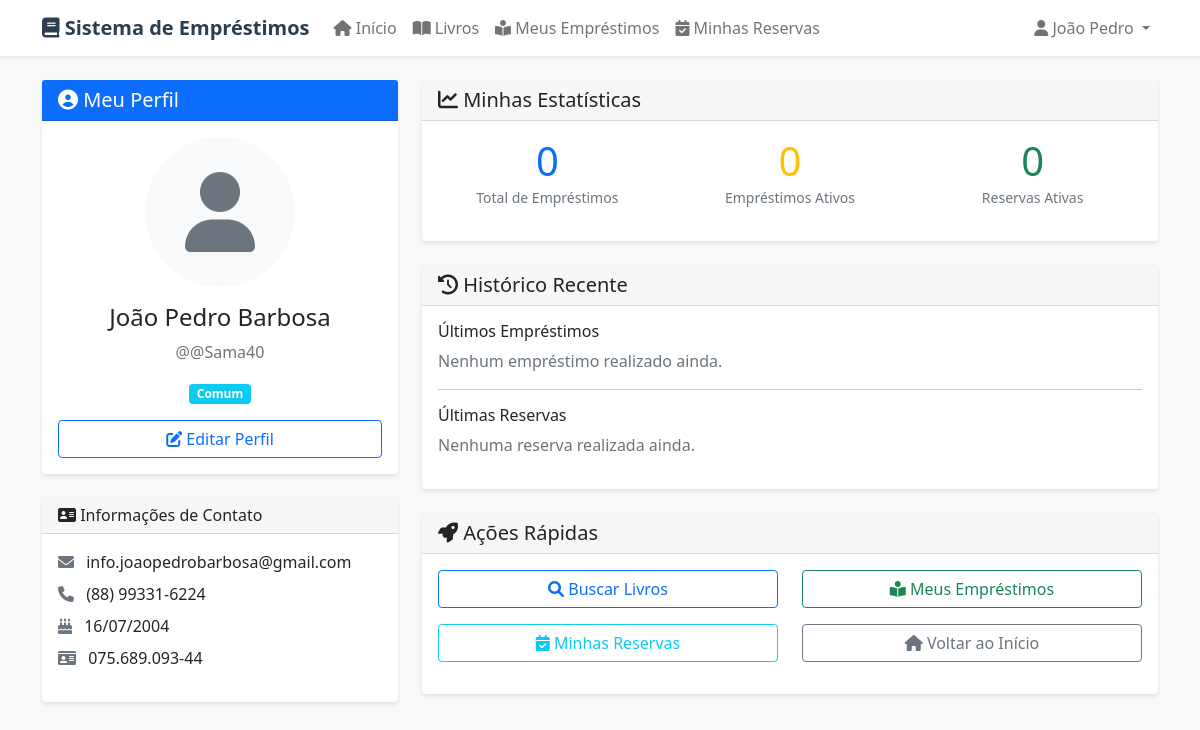
/usuarios/perfil/ (signed in), run on the app's committed database.
### usuarios/models.py (models this page shows, shortened)
class PerfilUsuario(models.Model):
    TIPO_USUARIO_CHOICES = [
        ('comum', 'Comum'),
        ('funcionario', 'Funcionário'),
        ('admin', 'Administrador'),
    ]
    user = models.OneToOneField(User, on_delete=models.CASCADE, related_name='perfil')
    telefone = models.CharField(max_length=20, blank=True, null=True)
    data_nascimento = models.DateField(blank=True, null=True)
    endereco = models.TextField(blank=True, null=True)
    cpf = models.CharField(max_length=14, blank=True, null=True, unique=True)
    foto = models.ImageField(upload_to='usuarios/fotos/', blank=True, null=True)
    tipo_usuario = models.CharField(max_length=20, choices=TIPO_USUARIO_CHOICES, default='comum')
    data_criacao = models.DateTimeField(auto_now_add=True)
    data_atualizacao = models.DateTimeField(auto_now=True)
    class Meta:
        verbose_name = 'Perfil de Usuário'
        verbose_name_plural = 'Perfis de Usuários'
        ordering = ['user__first_name']
    def get_tipo_display(self):
        return dict(self.TIPO_USUARIO_CHOICES).get(self.tipo_usuario, self.tipo_usuario)

### usuarios/views.py (the view)
# urls.py: path('perfil/', views.perfil, name='perfil'),
@login_required
def perfil(request):
    user = request.user
    from biblioteca.models import Emprestimo, Reserva
    emprestimos_ativos = Emprestimo.objects.filter(
        usuario=user,
        status__in=['ativo', 'renovado', 'atrasado']
    ).count()
    total_emprestimos = Emprestimo.objects.filter(usuario=user).count()
    reservas_ativas = Reserva.objects.filter(usuario=user, status='ativa').count()
    try:
        perfil_usuario = user.perfil
    except:
        from .models import PerfilUsuario
        perfil_usuario, created = PerfilUsuario.objects.get_or_create(user=user)
    context = {
        'user': user,
        'perfil_usuario': perfil_usuario,
        'emprestimos_ativos': emprestimos_ativos,
        'total_emprestimos': total_emprestimos,
        'reservas_ativas': reservas_ativas,
    }
    return render(request, 'usuarios/perfil.html', context)

### templates/usuarios/perfil.html (shortened to what this page needs)
{% extends 'base.html' %}
{% block content %}
<div class="row">
    <div class="col-lg-4">
        <div class="card mb-4">
            <div class="card-header bg-primary text-white">
                <h5 class="mb-0"><i class="fas fa-user-circle"></i> Meu Perfil</h5>
            </div>
            <div class="card-body text-center">
                {% if perfil_usuario.foto %}
                <img src="{{ perfil_usuario.foto.url }}" alt="Foto de perfil" class="rounded-circle mb-3" width="150" height="150">
                {% else %}
                <div class="rounded-circle bg-light d-flex align-items-center justify-content-center mx-auto mb-3" style="width: 150px; height: 150px;">
                    <i class="fas fa-user fa-5x text-secondary"></i>
                </div>
                {% endif %}
                <h4>{{ user.get_full_name|default:user.username }}</h4>
                <p class="text-muted">@{{ user.username }}</p>
                <div class="mb-3">
                    <span class="badge bg-info">{{ perfil_usuario.get_tipo_display }}</span>
                </div>
                <div class="d-grid gap-2">
                    <a href="{% url 'usuarios:editar_perfil' %}" class="btn btn-outline-primary">
                        <i class="fas fa-edit"></i> Editar Perfil
                    </a>
                </div>
            </div>
        </div>
        <div class="card">
            <div class="card-header">
                <h6 class="mb-0"><i class="fas fa-address-card"></i> Informações de Contato</h6>
            </div>
            <div class="card-body">
                <ul class="list-unstyled">
                    <li class="mb-2">
                        <i class="fas fa-envelope me-2 text-muted"></i>
                        {{ user.email|default:"Não informado" }}
                    </li>
                    <li class="mb-2">
                        <i class="fas fa-phone me-2 text-muted"></i>
                        {{ perfil_usuario.telefone|default:"Não informado" }}
                    </li>
                    <li class="mb-2">
                        <i class="fas fa-birthday-cake me-2 text-muted"></i>
                        {{ perfil_usuario.data_nascimento|date:"d/m/Y"|default:"Não informado" }}
                    </li>
                    <li class="mb-2">
                        <i class="fas fa-id-card me-2 text-muted"></i>
                        {{ perfil_usuario.cpf|default:"Não informado" }}
                    </li>
                </ul>
            </div>
        </div>
    </div>
    <div class="col-lg-8">
        <div class="card mb-4">
            <div class="card-header">
                <h5 class="mb-0"><i class="fas fa-chart-line"></i> Minhas Estatísticas</h5>
            </div>
            <div class="card-body">
                <div class="row text-center">
                    <div class="col-md-4 mb-3">
                        <div class="display-6 text-primary">{{ total_emprestimos }}</div>
                        <small class="text-muted">Total de Empréstimos</small>
                    </div>
                    <div class="col-md-4 mb-3">
                        <div class="display-6 text-warning">{{ emprestimos_ativos }}</div>
                        <small class="text-muted">Empréstimos Ativos</small>
                    </div>
                    <div class="col-md-4 mb-3">
                        <div class="display-6 text-success">{{ reservas_ativas }}</div>
                        <small class="text-muted">Reservas Ativas</small>
                    </div>
                </div>
            </div>
        </div>
        <div class="card mb-4">
            <div class="card-header">
                <h5 class="mb-0"><i class="fas fa-history"></i> Histórico Recente</h5>
            </div>
            <div class="card-body">
                <h6>Últimos Empréstimos</h6>
                {% with ultimos_emprestimos=user.emprestimos.all|slice:":5" %}
                    {% if ultimos_emprestimos %}
                    <div class="list-group">
                        {% for emprestimo in ultimos_emprestimos %}
                        <div class="list-group-item">
                            <div class="d-flex justify-content-between align-items-center">
                                <div>
                                    <strong>{{ emprestimo.livro.titulo|truncatechars:40 }}</strong>
                                    <br>
                                    <small class="text-muted">
                                        Emprestado em: {{ emprestimo.data_emprestimo|date:"d/m/Y" }}
                                        | Status:
                                        <span class="badge bg-{% if emprestimo.status == 'ativo' %}success{% elif emprestimo.status == 'devolvido' %}secondary{% elif emprestimo.status == 'atrasado' %}danger{% else %}warning{% endif %}">
                                            {{ emprestimo.get_status_display }}
                                        </span>
                                    </small>
                                </div>
                                <a href="{% url 'biblioteca:detalhes_livro' emprestimo.livro.id %}" class="btn btn-sm btn-outline-primary">
                                    <i class="fas fa-eye"></i>
                                </a>
                            </div>
                        </div>
                        {% endfor %}
                    </div>
                    {% else %}
                    <p class="text-muted">Nenhum empréstimo realizado ainda.</p>
                    {% endif %}
                {% endwith %}
                <hr>
                <h6>Últimas Reservas</h6>
                {% with ultimas_reservas=user.reservas.all|slice:":5" %}
                    {% if ultimas_reservas %}
                    <div class="list-group">
                        {% for reserva in ultimas_reservas %}
                        <div class="list-group-item">
                            <div class="d-flex justify-content-between align-items-center">
                                <div>
                                    <strong>{{ reserva.livro.titulo|truncatechars:40 }}</strong>
                                    <br>
                                    <small class="text-muted">
                                        Reservado em: {{ reserva.data_reserva|date:"d/m/Y" }}
                                        | Expira em: {{ reserva.data_expiracao|date:"d/m/Y" }}
                                        | Status:
                                        <span class="badge bg-{% if reserva.status == 'ativa' %}primary{% elif reserva.status == 'concluida' %}success{% else %}secondary{% endif %}">
                                            {{ reserva.get_status_display }}
                                        </span>
                                    </small>
                                </div>
                                <a href="{% url 'biblioteca:detalhes_livro' reserva.livro.id %}" class="btn btn-sm btn-outline-primary">
                                    <i class="fas fa-eye"></i>
                                </a>
                            </div>
                        </div>
                        {% endfor %}
                    </div>
                    {% else %}
                    <p class="text-muted">Nenhuma reserva realizada ainda.</p>
                    {% endif %}
                {% endwith %}
            </div>
        </div>
        <div class="card">
            <div class="card-header">
                <h5 class="mb-0"><i class="fas fa-rocket"></i> Ações Rápidas</h5>
            </div>
            <div class="card-body">
                <div class="row">
                    <div class="col-md-6 mb-3">
                        <div class="d-grid">
                            <a href="{% url 'biblioteca:listar_livros' %}" class="btn btn-outline-primary">
                                <i class="fas fa-search"></i> Buscar Livros
                            </a>
                        </div>
                    </div>
                    <div class="col-md-6 mb-3">
                        <div class="d-grid">
                            <a href="{% url 'biblioteca:meus_emprestimos' %}" class="btn btn-outline-success">
                                <i class="fas fa-book-reader"></i> Meus Empréstimos
                            </a>
                        </div>
                    </div>
                    <div class="col-md-6 mb-3">
                        <div class="d-grid">
                            <a href="{% url 'biblioteca:minhas_reservas' %}" class="btn btn-outline-info">
                                <i class="fas fa-calendar-check"></i> Minhas Reservas
                            </a>
                        </div>
                    </div>
                    <div class="col-md-6 mb-3">
                        <div class="d-grid">
                            <a href="{% url 'biblioteca:home' %}" class="btn btn-outline-secondary">
                                <i class="fas fa-home"></i> Voltar ao Início
                            </a>
                        </div>
                    </div>
                </div>
            </div>
        </div>
    </div>
</div>
{% endblock %}

### templates/base.html (shortened to what this page needs)
<!DOCTYPE html>
<html lang="pt-br">
<head>
    <link href="https://cdn.jsdelivr.net/npm/bootstrap@5.1.3/dist/css/bootstrap.min.css" rel="stylesheet">
    <link rel="stylesheet" href="https://cdnjs.cloudflare.com/ajax/libs/font-awesome/6.0.0/css/all.min.css">
</head>
<body>
    <nav class="navbar navbar-expand-lg navbar-light bg-white fixed-top shadow-sm">
        <div class="container">
            <a class="navbar-brand" href="{% url 'biblioteca:home' %}">
                <i class="fas fa-book"></i> Sistema de Empréstimos
            </a>
            <div class="collapse navbar-collapse" id="navbarNav">
                <ul class="navbar-nav me-auto">
                    <li class="nav-item">
                        <a class="nav-link" href="{% url 'biblioteca:home' %}">
                            <i class="fas fa-home"></i> Início
                        </a>
                    </li>
                    <li class="nav-item">
                        <a class="nav-link" href="{% url 'biblioteca:listar_livros' %}">
                            <i class="fas fa-book-open"></i> Livros
                        </a>
                    </li>
                    {% if user.is_authenticated %}
                    <li class="nav-item">
                        <a class="nav-link" href="{% url 'biblioteca:meus_emprestimos' %}">
                            <i class="fas fa-book-reader"></i> Meus Empréstimos
                        </a>
                    </li>
                    <li class="nav-item">
                        <a class="nav-link" href="{% url 'biblioteca:minhas_reservas' %}">
                            <i class="fas fa-calendar-check"></i> Minhas Reservas
                        </a>
                    </li>
                    {% endif %}
                </ul>
                <ul class="navbar-nav">
                    {% if user.is_authenticated %}
                    <li class="nav-item dropdown">
                        <a class="nav-link dropdown-toggle" href="#" id="navbarDropdown" role="button" data-bs-toggle="dropdown">
                            <i class="fas fa-user"></i> {{ user.first_name|default:user.username }}
                        </a>
                    </li>
                    {% endif %}
                </ul>
            </div>
        </div>
    </nav>
    <main class="container mt-4 mb-5">
        {% block content %}{% endblock %}
    </main>
</body>
</html>

### templates/base.html (style rules this page uses)
body { padding-top: 56px; background-color: #f8f9fa; }
.navbar-brand { font-weight: bold; color: #2c3e50 !important; }
.card { transition: transform 0.3s, box-shadow 0.3s; border: none; box-shadow: 0 2px 4px rgba(0,0,0,0.1); }

### data on the page
PerfilUsuario: tipo "Comum", telefone "(88) 99331-6224", data_nascimento "16/07/2004", cpf "075.689.093-44"

### other printed values
{{ user.first_name|default:user.username }} "João Pedro"
{{ user.get_full_name|default:user.username }} "João Pedro Barbosa"
{{ user.username }} "@Sama40"
{{ user.email|default:"Não informado" }} "info.joaopedrobarbosa@gmail.com"
{{ total_emprestimos }} "0"
{{ emprestimos_ativos }} "0"
{{ reservas_ativas }} "0"
